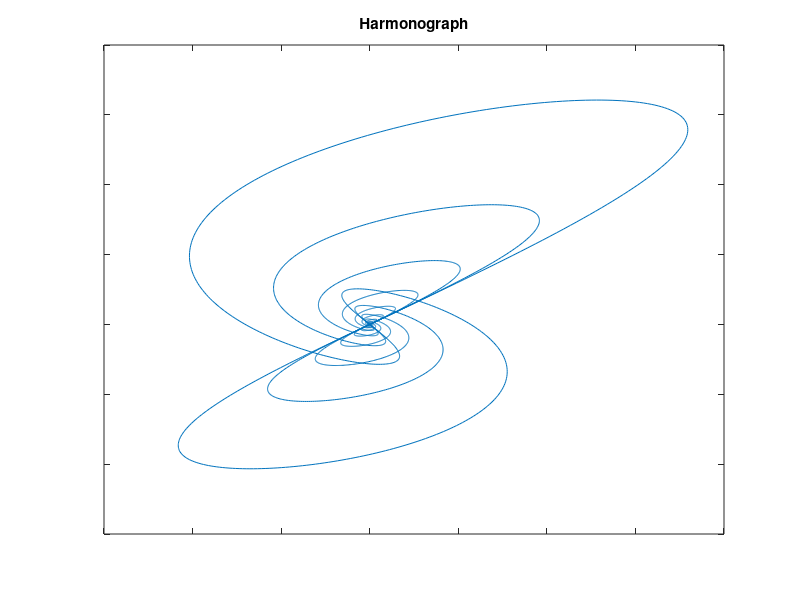

The MATLAB source for this figure:
%{
  A harmonograph is a mechanical apparatus that employs pendulums to create
    a geometric image. The drawings created typically are Lissajous curves
    or related drawings of greater complexity. Equations include:
    
    x(t) = A1 * sin(t*f1 + p1)*e^(-d1*t) + A2 * sin(t*f2 + p2)*e^(-d2*t)
    y(t) = A3 * sin(t*f3 + p3)*e^(-d3*t) + A4 * sin(t*f4 + p4)*e^(-d4*t)

  where f = frequency, p = phase, A = amplitude, d = damping and t = time.
    
  https://en.wikipedia.org/wiki/Harmonograph
%}
clc
cd /Users/nick/Documents/GitHub/mathart/code


fprintf('Declaring variables...')
t = linspace(0, 10000, 1e7);
A = [1 1 1 1]; % amplitude = how deep the line goes into quadrant
f = [30 20 10 20]; %
p = [0 0 0 0]; % phase = changes what quadrant starts out at
d = [1 1 1 1]; % damping
fprintf(' Done\n')


fprintf('Calculating data points...')
%temp_title = strcat(titles2(i), " ", titles(j));
x = A(1).*sin(t.*f(1)+p(1)).*exp(-d(1).*t) + A(2).*sin(t.*f(2)+p(2)).*exp(-d(2).*t);
y = A(3).*sin(t.*f(3)+p(3)).*exp(-d(3).*t) + A(4).*sin(t.*f(4)+p(4)).*exp(-d(4).*t);
fprintf(' Done\n')


fprintf('Plotting and saving...')
plot(x,y)
title("Harmonograph")
set(gca,'xticklabel',[])
set(gca,'yticklabel',[])
saveas(gcf,'../display/harmonograph.png')
fprintf(' Done\n')

